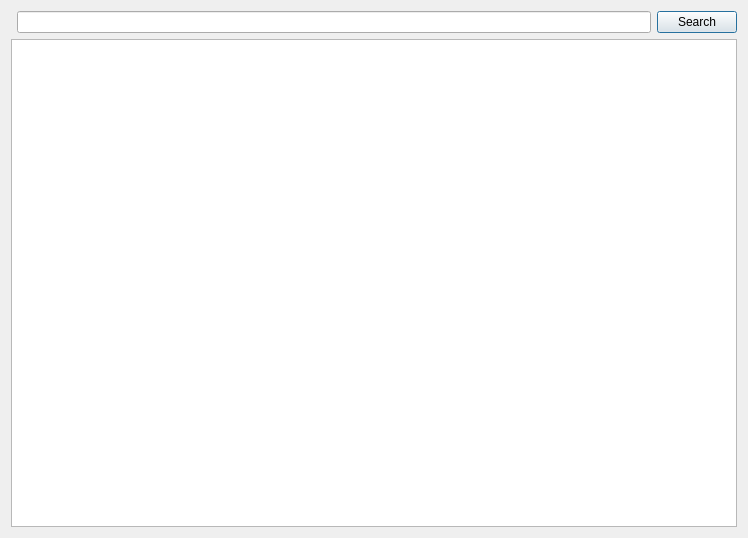
<?xml version="1.0" encoding="UTF-8"?>
<ui version="4.0">
 <class>ItemSearch</class>
 <widget class="QDialog" name="ItemSearch">
  <property name="geometry">
   <rect>
    <x>0</x>
    <y>0</y>
    <width>748</width>
    <height>538</height>
   </rect>
  </property>
  <property name="windowTitle">
   <string>Item Search Window</string>
  </property>
  <layout class="QGridLayout" name="gridLayout">
   <item row="0" column="1">
    <widget class="QLineEdit" name="lineEdit_Search"/>
   </item>
   <item row="0" column="2">
    <widget class="QPushButton" name="btn_Search">
     <property name="text">
      <string>Search</string>
     </property>
    </widget>
   </item>
   <item row="1" column="0" colspan="3">
    <widget class="QTableWidget" name="tableWidget_Items"/>
   </item>
  </layout>
 </widget>
 <resources/>
 <connections/>
</ui>
